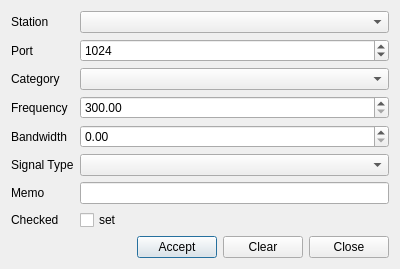
<?xml version="1.0" encoding="UTF-8"?>
<ui version="4.0">
 <class>AddStationDataDialog</class>
 <widget class="QDialog" name="AddStationDataDialog">
  <property name="geometry">
   <rect>
    <x>0</x>
    <y>0</y>
    <width>400</width>
    <height>257</height>
   </rect>
  </property>
  <property name="windowTitle">
   <string>Dialog</string>
  </property>
  <layout class="QGridLayout" name="gridLayout_2">
   <item row="0" column="0">
    <layout class="QGridLayout" name="gridLayout">
     <item row="0" column="0">
      <widget class="QLabel" name="lblStation">
       <property name="text">
        <string>Station</string>
       </property>
      </widget>
     </item>
     <item row="0" column="1">
      <widget class="QComboBox" name="cbStation"/>
     </item>
     <item row="1" column="0">
      <widget class="QLabel" name="lblPort">
       <property name="text">
        <string>Port</string>
       </property>
      </widget>
     </item>
     <item row="1" column="1">
      <widget class="QSpinBox" name="sbPort">
       <property name="maximum">
        <number>65535</number>
       </property>
       <property name="value">
        <number>1024</number>
       </property>
      </widget>
     </item>
     <item row="2" column="0">
      <widget class="QLabel" name="lblCategory">
       <property name="text">
        <string>Category</string>
       </property>
      </widget>
     </item>
     <item row="2" column="1">
      <widget class="QComboBox" name="cbCategory"/>
     </item>
     <item row="3" column="0">
      <widget class="QLabel" name="lblFrequency">
       <property name="text">
        <string>Frequency</string>
       </property>
      </widget>
     </item>
     <item row="3" column="1">
      <widget class="QDoubleSpinBox" name="dsbFrequency">
       <property name="minimum">
        <double>300.000000000000000</double>
       </property>
       <property name="maximum">
        <double>7000.000000000000000</double>
       </property>
       <property name="singleStep">
        <double>1.000000000000000</double>
       </property>
      </widget>
     </item>
     <item row="4" column="0">
      <widget class="QLabel" name="lblBandwidth">
       <property name="text">
        <string>Bandwidth</string>
       </property>
      </widget>
     </item>
     <item row="4" column="1">
      <widget class="QDoubleSpinBox" name="dsbBandwidth">
       <property name="maximum">
        <double>6700.000000000000000</double>
       </property>
      </widget>
     </item>
     <item row="5" column="0">
      <widget class="QLabel" name="lblSigType">
       <property name="text">
        <string>Signal Type</string>
       </property>
      </widget>
     </item>
     <item row="5" column="1">
      <widget class="QComboBox" name="cbSignalType"/>
     </item>
     <item row="6" column="0">
      <widget class="QLabel" name="lblMemo">
       <property name="text">
        <string>Memo</string>
       </property>
      </widget>
     </item>
     <item row="6" column="1">
      <widget class="QLineEdit" name="leMemo"/>
     </item>
     <item row="7" column="0">
      <widget class="QLabel" name="lblChecked">
       <property name="text">
        <string>Checked</string>
       </property>
      </widget>
     </item>
     <item row="7" column="1">
      <widget class="QCheckBox" name="cbSet">
       <property name="text">
        <string>set</string>
       </property>
      </widget>
     </item>
    </layout>
   </item>
   <item row="1" column="0">
    <layout class="QHBoxLayout" name="horizontalLayout">
     <item>
      <spacer name="horizontalSpacer">
       <property name="orientation">
        <enum>Qt::Horizontal</enum>
       </property>
       <property name="sizeHint" stdset="0">
        <size>
         <width>40</width>
         <height>20</height>
        </size>
       </property>
      </spacer>
     </item>
     <item>
      <widget class="QPushButton" name="pbAccept">
       <property name="text">
        <string>Accept</string>
       </property>
      </widget>
     </item>
     <item>
      <widget class="QPushButton" name="pbClear">
       <property name="text">
        <string>Clear</string>
       </property>
      </widget>
     </item>
     <item>
      <widget class="QPushButton" name="pbClose">
       <property name="text">
        <string>Close</string>
       </property>
      </widget>
     </item>
    </layout>
   </item>
  </layout>
 </widget>
 <resources/>
 <connections/>
</ui>
